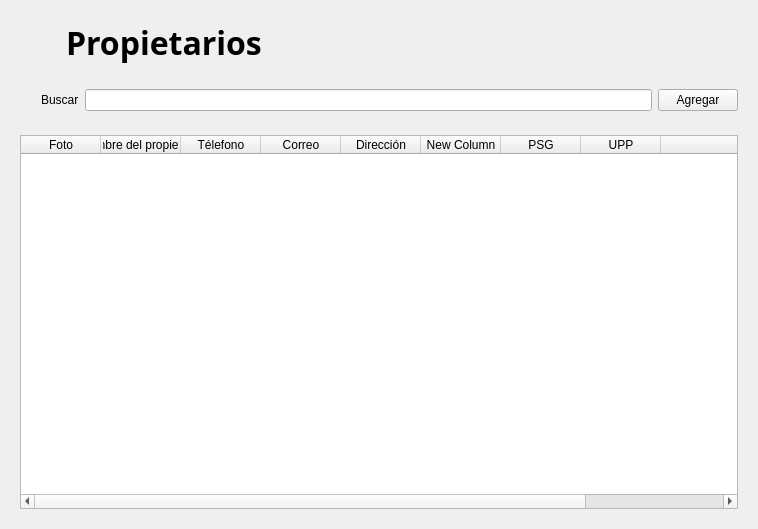
<?xml version="1.0" encoding="UTF-8"?>
<ui version="4.0">
 <class>widget_4</class>
 <widget class="QWidget" name="widget_4">
  <property name="geometry">
   <rect>
    <x>0</x>
    <y>0</y>
    <width>758</width>
    <height>529</height>
   </rect>
  </property>
  <property name="windowTitle">
   <string>SDLG - Animales</string>
  </property>
  <layout class="QVBoxLayout" name="verticalLayout">
   <item>
    <widget class="QWidget" name="widget" native="true">
     <layout class="QHBoxLayout" name="horizontalLayout">
      <item>
       <widget class="QLabel" name="label_2">
        <property name="minimumSize">
         <size>
          <width>40</width>
          <height>40</height>
         </size>
        </property>
        <property name="maximumSize">
         <size>
          <width>40</width>
          <height>40</height>
         </size>
        </property>
        <property name="text">
         <string/>
        </property>
        <property name="pixmap">
         <pixmap resource="../../resources.qrc">:/icons/img/icons/Npropietarios.png</pixmap>
        </property>
        <property name="scaledContents">
         <bool>true</bool>
        </property>
       </widget>
      </item>
      <item>
       <widget class="QLabel" name="label">
        <property name="font">
         <font>
          <family>Segoe UI Variable Display Semib</family>
          <pointsize>24</pointsize>
          <weight>75</weight>
          <bold>true</bold>
         </font>
        </property>
        <property name="text">
         <string>Propietarios</string>
        </property>
       </widget>
      </item>
      <item>
       <spacer name="horizontalSpacer">
        <property name="orientation">
         <enum>Qt::Horizontal</enum>
        </property>
        <property name="sizeHint" stdset="0">
         <size>
          <width>570</width>
          <height>20</height>
         </size>
        </property>
       </spacer>
      </item>
     </layout>
    </widget>
   </item>
   <item>
    <widget class="QWidget" name="widget_2" native="true">
     <layout class="QHBoxLayout" name="horizontalLayout_2">
      <item>
       <widget class="QLabel" name="label_4">
        <property name="minimumSize">
         <size>
          <width>15</width>
          <height>15</height>
         </size>
        </property>
        <property name="maximumSize">
         <size>
          <width>15</width>
          <height>15</height>
         </size>
        </property>
        <property name="text">
         <string/>
        </property>
        <property name="pixmap">
         <pixmap resource="../../resources.qrc">:/icons/img/icons/search.png</pixmap>
        </property>
        <property name="scaledContents">
         <bool>true</bool>
        </property>
       </widget>
      </item>
      <item>
       <widget class="QLabel" name="label_3">
        <property name="text">
         <string>Buscar</string>
        </property>
       </widget>
      </item>
      <item>
       <widget class="QLineEdit" name="lineEdit"/>
      </item>
      <item>
       <widget class="QPushButton" name="indexbtn2">
        <property name="text">
         <string>Agregar</string>
        </property>
        <property name="icon">
         <iconset resource="../../resources.qrc">
          <normaloff>:/icons/img/icons/agregar.png</normaloff>:/icons/img/icons/agregar.png</iconset>
        </property>
        <property name="iconSize">
         <size>
          <width>20</width>
          <height>20</height>
         </size>
        </property>
        <property name="checkable">
         <bool>true</bool>
        </property>
        <property name="autoExclusive">
         <bool>true</bool>
        </property>
       </widget>
      </item>
     </layout>
    </widget>
   </item>
   <item>
    <widget class="QWidget" name="widget_3" native="true">
     <layout class="QGridLayout" name="gridLayout">
      <item row="0" column="0">
       <widget class="QTableWidget" name="tableWidget">
        <attribute name="horizontalHeaderDefaultSectionSize">
         <number>80</number>
        </attribute>
        <column>
         <property name="text">
          <string>Foto</string>
         </property>
        </column>
        <column>
         <property name="text">
          <string>Nombre del propietario</string>
         </property>
        </column>
        <column>
         <property name="text">
          <string>Télefono</string>
         </property>
        </column>
        <column>
         <property name="text">
          <string>Correo</string>
         </property>
        </column>
        <column>
         <property name="text">
          <string>Dirección</string>
         </property>
        </column>
        <column>
         <property name="text">
          <string>New Column</string>
         </property>
        </column>
        <column>
         <property name="text">
          <string>PSG</string>
         </property>
        </column>
        <column>
         <property name="text">
          <string>UPP</string>
         </property>
        </column>
        <column>
         <property name="text">
          <string/>
         </property>
        </column>
        <column>
         <property name="text">
          <string>Opciones</string>
         </property>
        </column>
       </widget>
      </item>
     </layout>
    </widget>
   </item>
  </layout>
 </widget>
 <resources>
  <include location="resources.qrc"/>
  <include location="../../.designer/backup/resources.qrc"/>
  <include location="../../resources.qrc"/>
 </resources>
 <connections/>
</ui>
